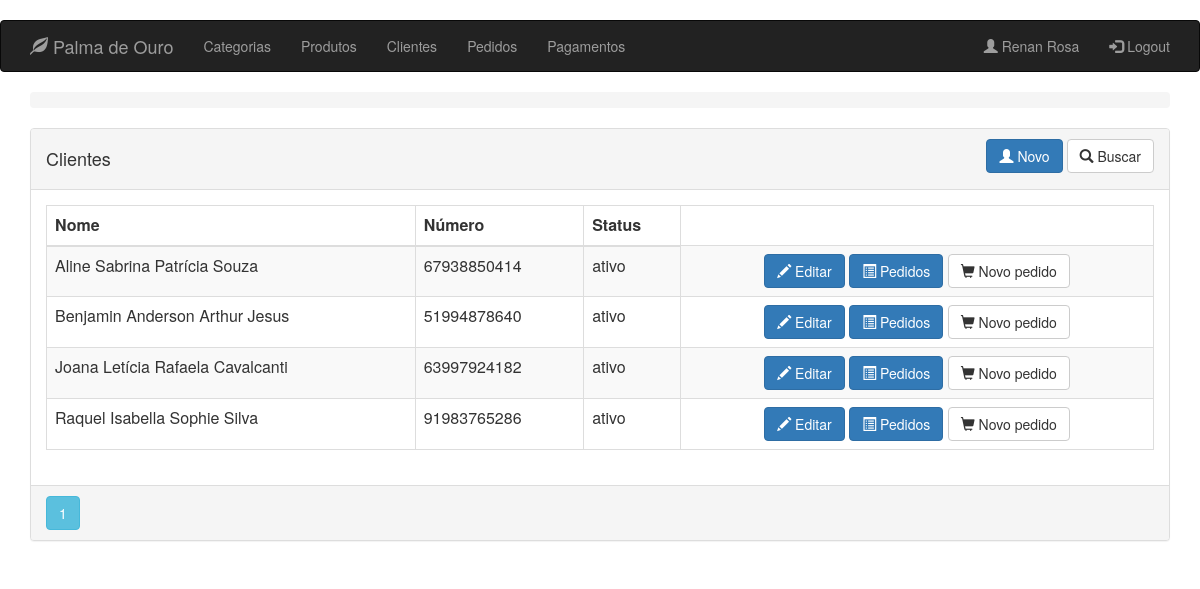
The app's page /client (signed in), older data.
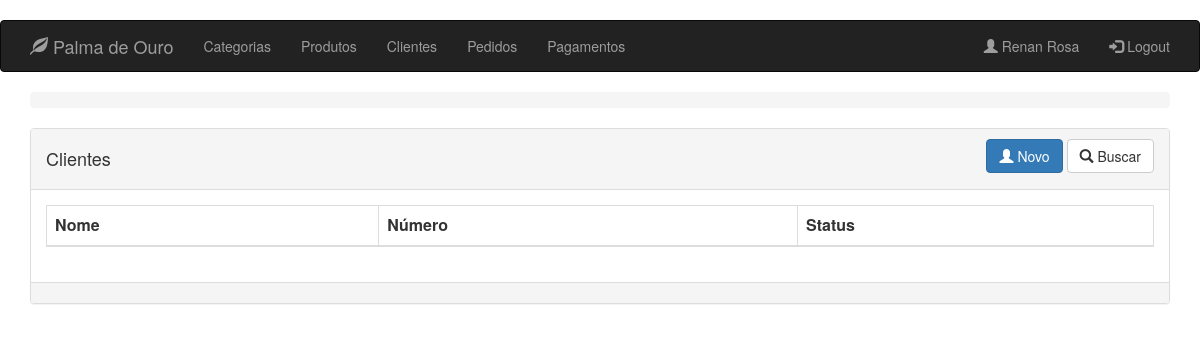
The same page, newer data.
### app/models.py (models this page shows, shortened)
class User(db.Model):
    __metaclass__ = ABCMeta
    __abstract__ = True
    id = db.Column(db.Integer, primary_key=True)
    name = db.Column(db.String(64), nullable=False, index=True)
    phone_number = db.Column(db.String(13), nullable=False)

class Client(User):
    __tablename__ = 'clients'
    __mapper_args__ = {'concrete': True}
    identification = db.Column(db.String(9), unique=True)
    notifiable = db.Column(db.Boolean)
    address = db.Column(db.String(64))
    status = db.Column(db.Boolean)

### app/routes/client/routes.py (the view)
@blueprint_client.route('/')
@blueprint_client.route('/client')
@register_breadcrumb(blueprint_client, '.', 'Clientes')
@login_required
def get_clients():
    page = request.args.get('page', 1, type=int)
    clients = Client.query.order_by(Client.name).paginate(page=page, per_page=10)
    return render_template('client/list.html', clients=clients)

### app/models.py (called while the page is built)
@login_manager.user_loader
def load_user(id):
    return Clerk.query.get(id)

### app/templates/client/list.html
{% extends "base.html" %}
{% block page_content %}
<div class="panel panel-default">
    <div class="panel-heading">
        <div class="row">
            <div class="col col-xs-6">
                <h4>Clientes</h4>
            </div>
            <div class="col col-xs-6 text-right">
                <a href="{{ url_for('blueprint_client.new_client') }}" class="btn btn-primary">
                    <i class="glyphicon glyphicon-user"></i>
                    <span>Novo</span>
                </a>
                <a href="{{ url_for('blueprint_client.search_client') }}" class="btn btn-default">
                    <i class="glyphicon glyphicon glyphicon-search"></i>
                    <span>Buscar</span>
                </a>
            </div>
            <div class="btn-group col-md-4 text-right">
            </div>
        </div>
    </div>
    <div class="panel-body">
        <table class="table table-striped table-responsive table-bordered">
            <thead>
                <tr>
                    <th>Nome</th>
                    <th>Número</th>
                    <th>Status</th>
                </tr>
            </thead>
            <tbody>
                {% for client in clients.items %}
                <tr>
                    <td>{{ client.name }}</td>
                    <td>{{ client.phone_number }}</td>
                    {% if client.status %}
                    <td>ativo</td>
                    {% else %}
                    <td>inativo</td>
                    {% endif %}
                    <td align="center">
                        <a href="{{ url_for('blueprint_client.update_client',id=client.id) }}"
                           class="btn btn-primary">
                            <span class="glyphicon glyphicon-pencil" aria-hidden="true"></span> Editar
                        </a>
                        <a href="{{ url_for('blueprint_order.get_orders',id=client.id) }}"
                           class="btn btn-primary">
                            <span class="glyphicon glyphicon-list-alt"></span>
                            Pedidos
                        </a>
                        <a href="{{ url_for('blueprint_order.new_order',id=client.id) }}"
                           class="btn btn-default">
                            <span class="glyphicon glyphicon-shopping-cart"></span>
                            Novo pedido
                        </a>
                    </td>
                </tr>
                {% endfor %}
            </tbody>
        </table>
    </div>
    <div class="panel-footer p-0">
        {% for page_number in clients.iter_pages(left_edge=1,right_edge=1,left_current=1,right_current=2) %}
        {% if page_number %}
        {% if clients.page == page_number %}
        <a class="btn btn-info mb-4"
           href="{{ url_for('blueprint_client.get_clients',page=page_number) }}">{{ page_number }}</a>
        {% else %}
        <a class="btn btn-outline-info mb-4"
           href="{{ url_for('blueprint_client.get_clients',page=page_number) }}">{{ page_number }}</a>
        {% endif %}
        {% else %}
        ...
        {% endif %}
        {% endfor %}
    </div>
</div>
{% endblock %}

Row changes from the older to the newer data that the page shows:
removed Client: name "Aline Sabrina Patrícia Souza", phone_number "67938850414", status "ativo"
removed Client: name "Benjamin Anderson Arthur Jesus", phone_number "51994878640", status "ativo"
removed Client: name "Joana Letícia Rafaela Cavalcanti", phone_number "63997924182", status "ativo"
removed Client: name "Raquel Isabella Sophie Silva", phone_number "91983765286", status "ativo"
Text that changed along with them:
list line gone: "1"
